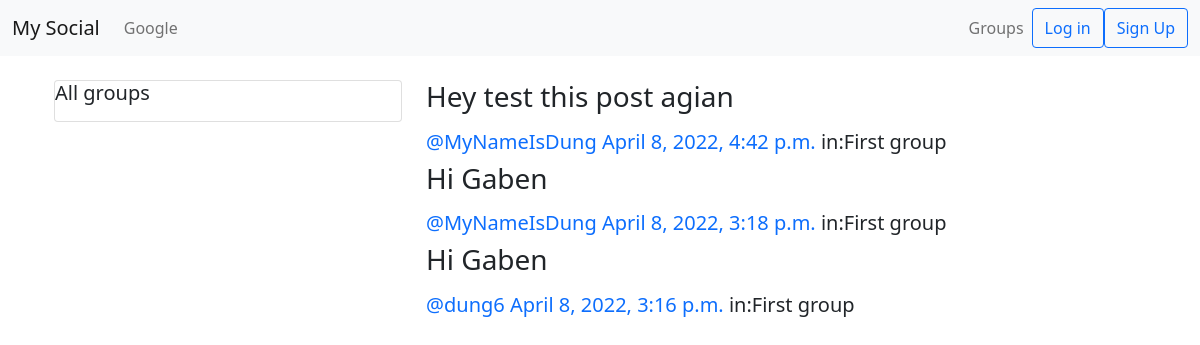
/posts/, run on the app's committed database.
### posts/models.py (models this page shows, shortened)
class Post(models.Model):
    user = models.ForeignKey(User,related_name='posts',on_delete=models.CASCADE)
    created_at = models.DateTimeField(auto_now_add=True)
    message = models.TextField()
    message_html = models.TextField(editable=False)
    group = models.ForeignKey(Group,related_name='posts',null=True,blank=True,on_delete=models.CASCADE)
    class Meta:
        ordering =['-created_at']
        unique_together = ['user', 'message']

### groups/models.py (models this page shows, shortened)
class Group(models.Model):
    name = models.CharField(max_length=235, unique=True)
    slug = models.SlugField(allow_unicode=True,unique=True)
    descripsion = models.TextField(blank=True,default='')
    descripsion_html = models.TextField(editable=False,default='',blank=True)
    member = models.ManyToManyField(User,through='GroupMember')

### posts/views.py (the view)
# urls.py: path('',views.PostList.as_view(),name='all'),
class PostList(SelectRelatedMixin,ListView):
    models = models.Post
    select_related = ('user','group')
    def get_queryset(self):
        return models.Post.objects.all()

### posts/templates/posts/post_list.html (shortened to what this page needs)
{% extends 'posts/post_base.html' %}
{% load humanize %}
{% load group_tags %}
{% block prepost %}
<div class='col-md-4'>
    <div class='card card-with-shadow'>
        <div class='content'>
            <h5 class='title'> All groups</h5>
        </div>
    </div>
</div>
{% endblock %}
{% block post_content %}
<div class='col-md-8'>
    {% for post in post_list %}
        {% include 'posts/_post.html' %}
    {% endfor %}
</div>
{% endblock %}

### posts/templates/posts/_post.html (shortened to what this page needs)
<div class='post media'>
    <h3>{{ post.message_html|safe }}</h3>
    <div class='media-body'>
        <h5 class='media-heading'>
            <span class='username'>
                <a href="{% url 'posts:for_user' username=post.user.username %}">@{{ post.user.username }}</a>
            </span>
            <time class='time'>
                <a href="{% url 'posts:single' username=post.user.username pk=post.pk %}">{{ post.created_at }}</a>
            </time>
            {% if post.group %}
			<span class="group-name">in:{{ post.group.name }}</span>
			{% endif %}
        </h5>
    </div>
</div>

### static/css/mater.css (style rules this page uses)
a:link { text-decoration: none; }

### data on the page
Post: message_html "Hey test this post agian", user.username "MyNameIsDung", created_at "April 8, 2022, 4:42 p.m.", group.name "First group"
Post: message_html "Hi Gaben", user.username "MyNameIsDung", created_at "April 8, 2022, 3:18 p.m.", group.name "First group"
Post: message_html "Hi Gaben", user.username "dung6", created_at "April 8, 2022, 3:16 p.m.", group.name "First group"
